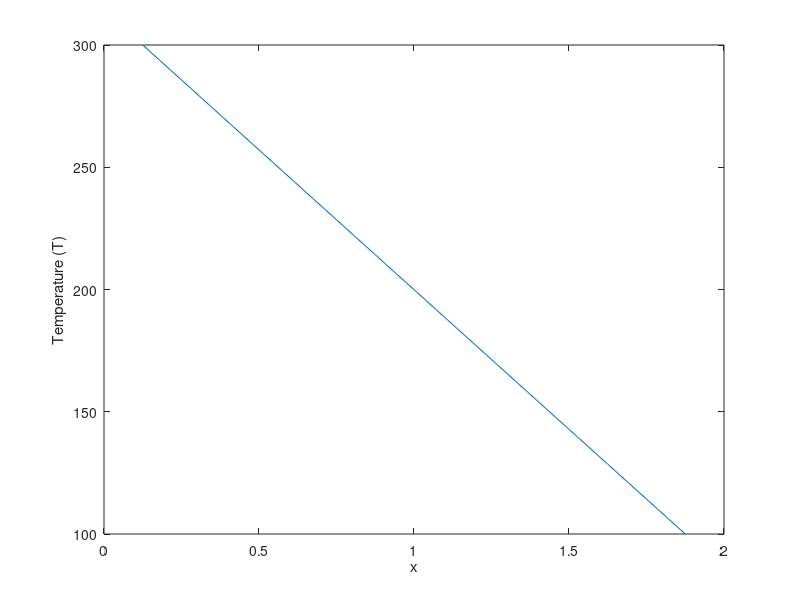

Write MATLAB code to recreate this figure.
% Case --->  dT/dt = alpha * d2T/dX2
% Control Parameters
% Lets take n nodal points including the T_h and T_c point

T_h = 300;
T_c = 100;
n = 15;
delta_t = 0.005;
delta_x = 0.125;
fo = delta_t/(delta_x * delta_x);


% Creating the A matrix ---> No need to create this matrix for the explicit case
A_matrix = zeros(n,n);
A_matrix(1,1) = 1;
A_matrix(n,n) = 1;
for i = 2:n-1
    for j = 1:n
        if i==j
            A_matrix(i,j-1) = -fo;
            A_matrix(i,j) = 1 + 2 * fo;
            A_matrix(i,j+1) = -fo;
        end
    end
end

% Creating and Initialising the Temperature Matrix ---> answer matrix ---> Here this matrix will keep on changing as we march in time

T_matrix = repmat(130, n, 1); % initialization of the matrix
T_matrix(1,1) = T_h;
T_matrix(n,1) = T_c; 

ct = 0;
it = 0;

% plotting T_matrix vs x

x = 0.125 *(1:1:n);
Temp_data = T_matrix(x/0.125);
h = plot(x,Temp_data);
ylabel('Temperature (T)');    % Label for the x-axis
xlabel('x');                  % Label for the y-axis


while ct < n

    T_matrix_copy = T_matrix;
    T_matrix = A_matrix \ T_matrix_copy;
    ct = 0;
    for i = 1:n
        if abs(T_matrix_copy(i) - T_matrix(i)) < 0.001
            ct = ct + 1;
        end    
    end

    % Update the plot
    Temp_data = T_matrix(x/0.125);
    set(h, 'YData', Temp_data);
    
    % Pause to create the animation effect
    pause(0.1); % Adjust this value for desired animation speed

    it = it + 1;

end    




% Solution matrix --> T_matrix

T_matrix


